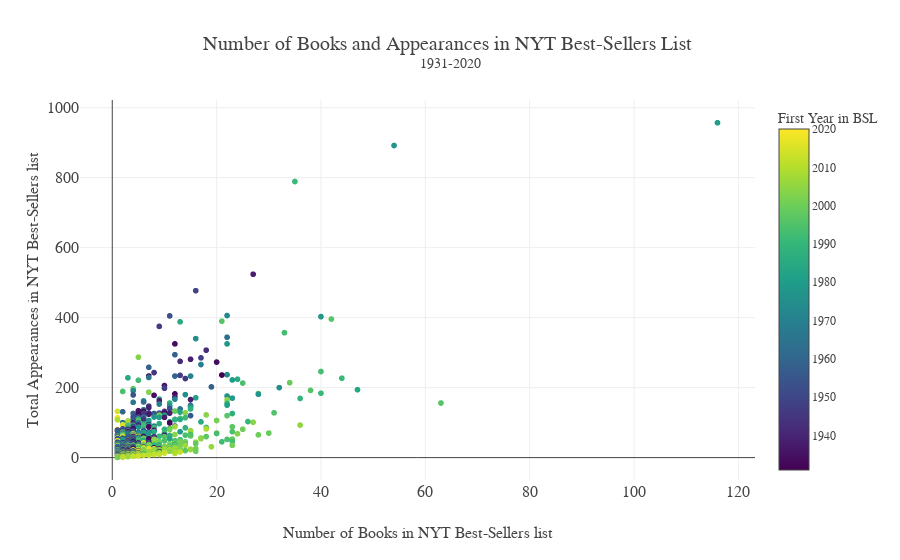

The notebook cell saved with this chart:
### Code cell
fig=px.scatter(authors2, 
               x='number_of_books', 
               y='number_of_appearances', 
               color='First Year in BSL',
               hover_name='author', 
               template='none',
              title='Number of Books and Appearances in NYT Best-Sellers List <br><sup>1931-2020</sup>')
fig.update_xaxes(title="Number of Books in NYT Best-Sellers list", )
fig.update_yaxes(title="Total Appearances in NYT Best-Sellers list")

# custom layout
fig.update_layout(
    font_family="Oswald",
    title_font_family="Oswald",
    title_font_size=20,
    yaxis = dict(
        tickfont = dict(size=16),
        titlefont = dict(size=16)
    ),
    xaxis = dict(
        tickfont = dict(size=16),
        titlefont = dict(size=16)
    )
)
fig.show()

### Figure 1 — Plotly figure (JSON) as saved in the notebook; plotly's stock layout.template omitted (floating-point values rounded to 4 significant figures; data arrays with more than 128 entries replaced by an {"elided": "..."} marker saying what was removed)
{"data": [{"hovertemplate": "<b>%{hovertext}</b><br><br>number_of_books=%{x}<br>number_of_appearances=%{y}<br>First Year in BSL=%{marker.color}<extra></extra>", "hovertext": {"elided": "2210 str values"}, "legendgroup": "", "marker": {"color": {"elided": "2210 int values"}, "coloraxis": "coloraxis", "symbol": "circle"}, "mode": "markers", "name": "", "showlegend": false, "type": "scattergl", "x": {"elided": "2210 int values"}, "xaxis": "x", "y": {"elided": "2210 int values"}, "yaxis": "y"}], "layout": {"coloraxis": {"colorbar": {"title": {"text": "First Year in BSL"}}, "colorscale": [[0, "#440154"], [0.1111, "#482878"], [0.2222, "#3e4989"], [0.3333, "#31688e"], [0.4444, "#26828e"], [0.5556, "#1f9e89"], [0.6667, "#35b779"], [0.7778, "#6ece58"], [0.8889, "#b5de2b"], [1, "#fde725"]]}, "font": {"family": "Oswald"}, "legend": {"tracegroupgap": 0}, "title": {"font": {"family": "Oswald", "size": 20}, "text": "Number of Books and Appearances in NYT Best-Sellers List <br><sup>1931-2020</sup>"}, "xaxis": {"anchor": "y", "domain": [0, 1], "tickfont": {"size": 16}, "title": {"font": {"size": 16}, "text": "Number of Books in NYT Best-Sellers list"}}, "yaxis": {"anchor": "x", "domain": [0, 1], "tickfont": {"size": 16}, "title": {"font": {"size": 16}, "text": "Total Appearances in NYT Best-Sellers list"}}}}
